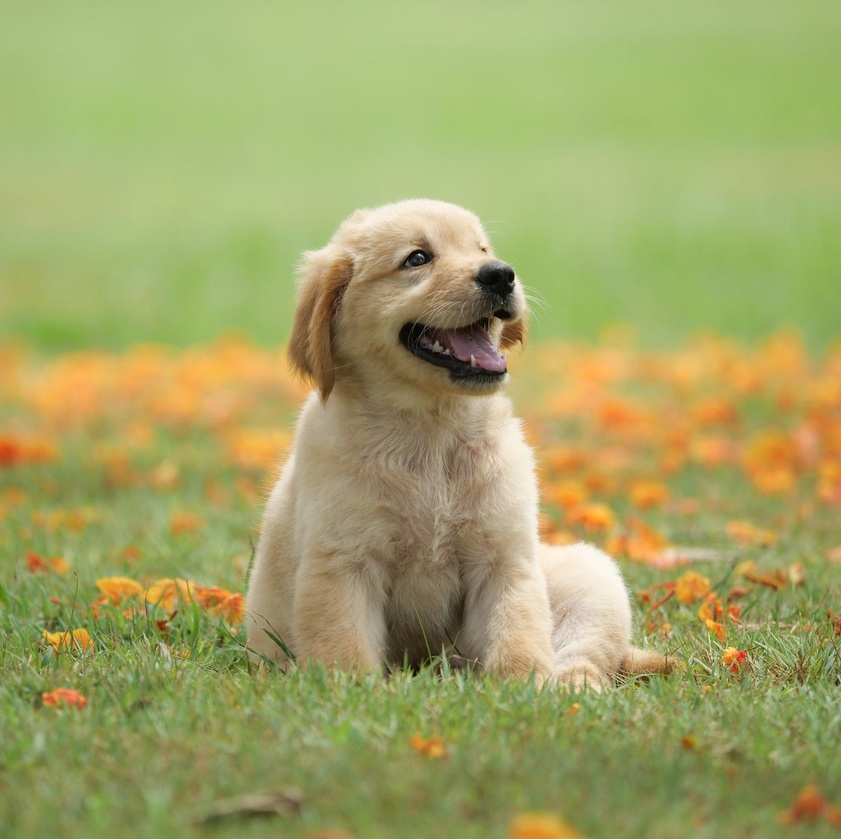
#> input picture lab-session/02-image-processing-basics/data/dog1.jpg, 841 x 839 px, shrunk from 1200 x 1197 before the run
$ python 01_threshold_otsu.py
#> lines starting #> are read from the running program, lines starting #| are printed output that depends on the picture; after the words box and inside, x2 and y2 are one past the last pixel; in counts of white or black regions, pixels touching at a corner belong together
from pathlib import Path
import sys

import cv2
import numpy as np


BASE_DIR = Path(__file__).resolve().parents[1]
DATA_DIR = BASE_DIR / "data"
OUTPUT_DIR = BASE_DIR / "outputs"
OUTPUT_DIR.mkdir(exist_ok=True)


def main() -> None:
    image_path = DATA_DIR / "dog1.jpg"
    image = cv2.imread(str(image_path), cv2.IMREAD_GRAYSCALE)
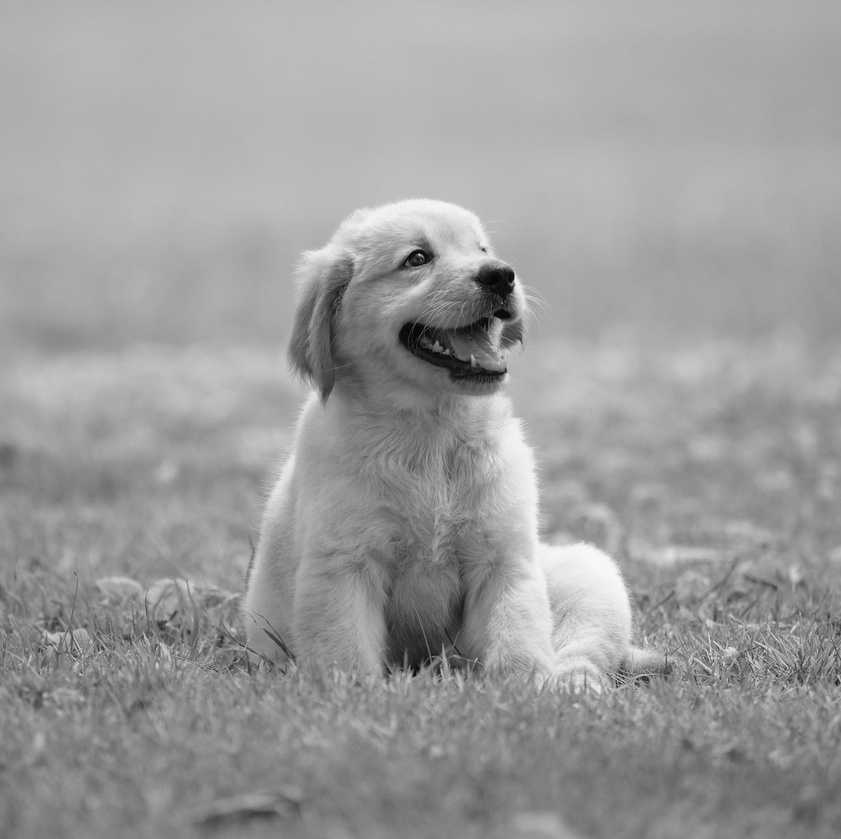
#> image: shape (839, 841); min 0, max 250, mean 156.5

    if image is None:
        sys.exit(f"Could not open image: {image_path}")

    _, binary_fixed = cv2.threshold(image, 127, 255, cv2.THRESH_BINARY)
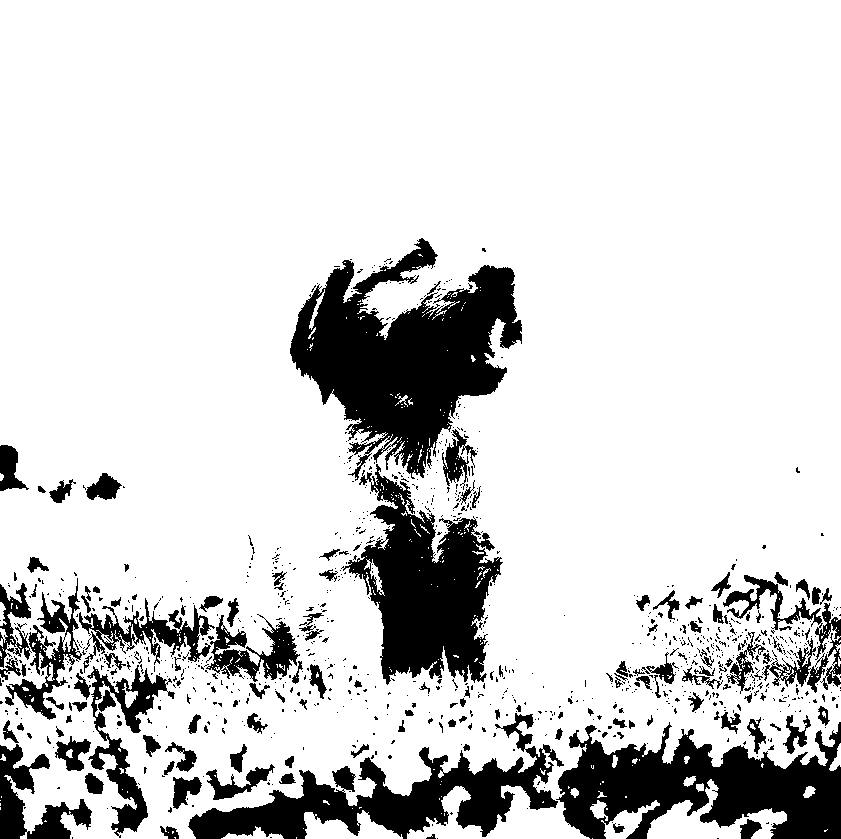
#> binary_fixed: shape (839, 841); 83.2% white; 1013 black regions (867 under 20 px), largest, box (x1, y1, x2, y2) and area: (290, 238, 522, 481) 27600, (556, 722, 841, 839) 19057, (341, 464, 503, 685) 17367
    otsu_threshold, binary_otsu = cv2.threshold(
        image, 0, 255, cv2.THRESH_BINARY + cv2.THRESH_OTSU
    )
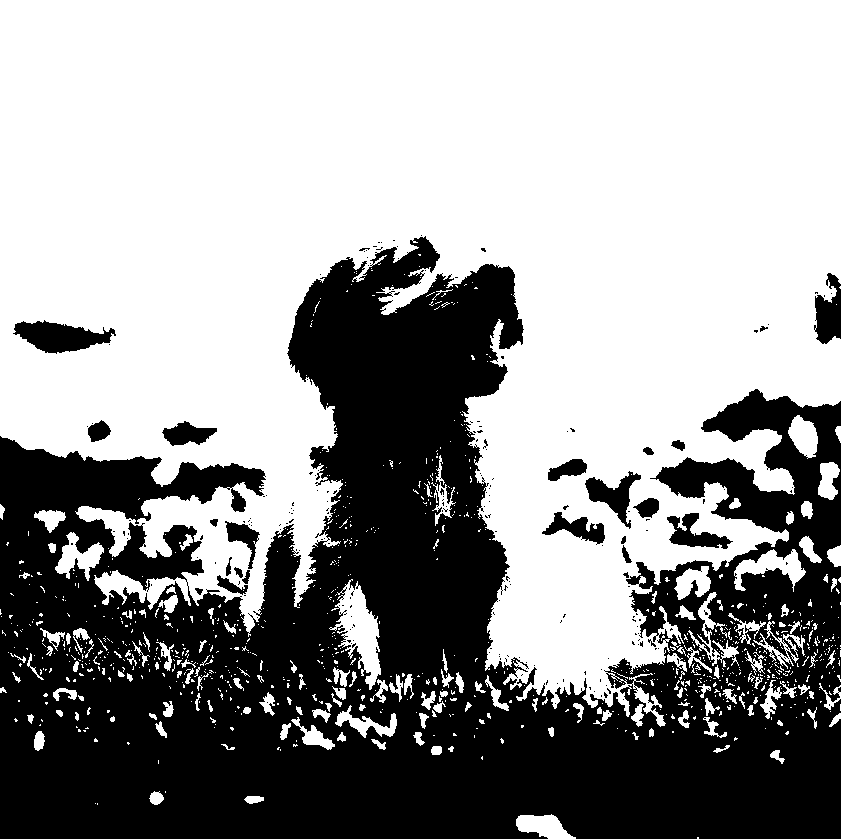
#> binary_otsu: shape (839, 841); 60.1% white; 220 black regions (195 under 20 px), largest, box (x1, y1, x2, y2) and area: (0, 236, 841, 839) 271333, (13, 320, 116, 354) 2019, (814, 273, 841, 344) 1245
#> otsu_threshold = 151

    canvas = np.hstack([image, binary_fixed, binary_otsu])
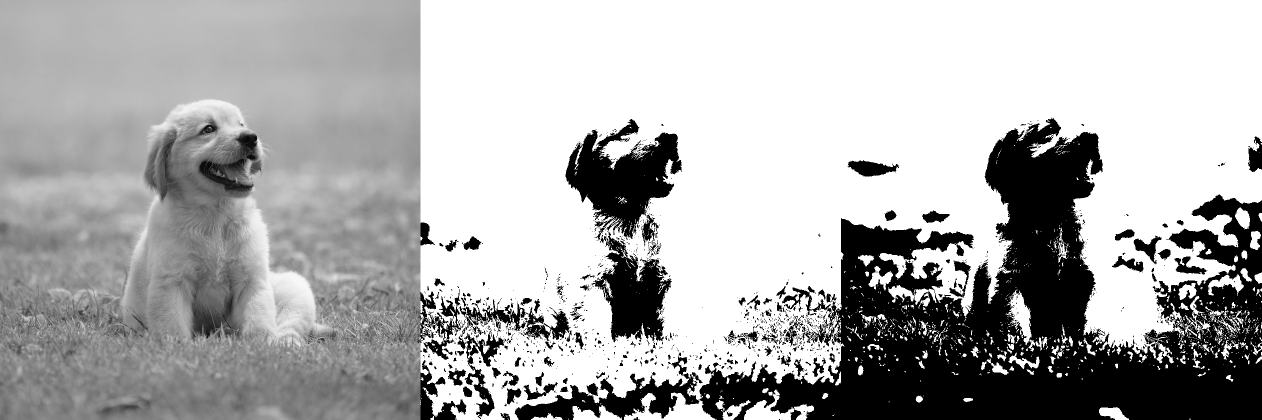
#> canvas: shape (839, 2523) (shown at 1/2 size); min 0, max 255, mean 173.9
    output_path = OUTPUT_DIR / "threshold_comparison.png"
    cv2.imwrite(str(output_path), canvas)

    cv2.imshow("Gray | Fixed 127 | Otsu", canvas)
    cv2.waitKey(0)
    cv2.destroyAllWindows()

    print(f"Otsu threshold: {otsu_threshold:.2f}")
#| Otsu threshold: 151.00
    print(f"Saved comparison to: {output_path}")


if __name__ == "__main__":
    main()
